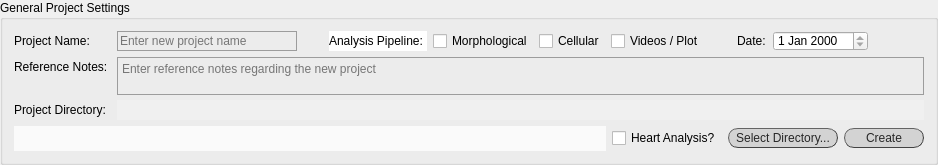
        <widget class="QGroupBox" name="gral_proj_settings">
         <property name="enabled">
          <bool>true</bool>
         </property>
         <property name="sizePolicy">
          <sizepolicy hsizetype="Preferred" vsizetype="Fixed">
           <horstretch>0</horstretch>
           <verstretch>0</verstretch>
          </sizepolicy>
         </property>
         <property name="minimumSize">
          <size>
           <width>0</width>
           <height>165</height>
          </size>
         </property>
         <property name="maximumSize">
          <size>
           <width>16777215</width>
           <height>165</height>
          </size>
         </property>
         <property name="styleSheet">
          <string notr="true">QGroupBox#gral_proj_settings{text-decoration: underline; font: 80 10pt &quot;Calibri Light&quot;;}
</string>
         </property>
         <property name="title">
          <string>General Project Settings</string>
         </property>
         <layout class="QVBoxLayout" name="verticalLayout_12">
          <item>
           <layout class="QVBoxLayout" name="verticalLayout_13">
            <item>
             <layout class="QFormLayout" name="formLayout">
              <item row="0" column="0">
               <widget class="QLabel" name="lab_proj_name">
                <property name="minimumSize">
                 <size>
                  <width>0</width>
                  <height>20</height>
                 </size>
                </property>
                <property name="maximumSize">
                 <size>
                  <width>16777215</width>
                  <height>20</height>
                 </size>
                </property>
                <property name="styleSheet">
                 <string notr="true">font: 25 10pt &quot;Calibri Light&quot;;</string>
                </property>
                <property name="text">
                 <string>Project Name: </string>
                </property>
               </widget>
              </item>
              <item row="0" column="1">
               <layout class="QHBoxLayout" name="horizontalLayout_5">
                <item>
                 <widget class="QLineEdit" name="lineEdit_proj_name">
                  <property name="minimumSize">
                   <size>
                    <width>180</width>
                    <height>20</height>
                   </size>
                  </property>
                  <property name="maximumSize">
                   <size>
                    <width>16777215</width>
                    <height>20</height>
                   </size>
                  </property>
                  <property name="focusPolicy">
                   <enum>Qt::StrongFocus</enum>
                  </property>
                  <property name="layoutDirection">
                   <enum>Qt::RightToLeft</enum>
                  </property>
                  <property name="styleSheet">
                   <string notr="true">QLineEdit {background-color: rgba(0,0,0,0);
border: 1px solid rgb(156, 156, 156);
font: 25 10pt &quot;Calibri Light&quot;;
font-family: &quot;Calibri Light&quot;;
}
QLineEdit:focus { border: 1px solid #eb6fbd;}
					</string>
                  </property>
                  <property name="maxLength">
                   <number>30</number>
                  </property>
                  <property name="frame">
                   <bool>true</bool>
                  </property>
                  <property name="placeholderText">
                   <string>Enter new project name</string>
                  </property>
                 </widget>
                </item>
                <item>
                 <widget class="QLabel" name="blank_5">
                  <property name="minimumSize">
                   <size>
                    <width>20</width>
                    <height>20</height>
                   </size>
                  </property>
                  <property name="maximumSize">
                   <size>
                    <width>20</width>
                    <height>20</height>
                   </size>
                  </property>
                  <property name="frameShape">
                   <enum>QFrame::NoFrame</enum>
                  </property>
                  <property name="text">
                   <string>&lt;html&gt;&lt;head/&gt;&lt;body&gt;&lt;p&gt;&lt;br/&gt;&lt;/p&gt;&lt;/body&gt;&lt;/html&gt;</string>
                  </property>
                  <property name="alignment">
                   <set>Qt::AlignCenter</set>
                  </property>
                 </widget>
                </item>
                <item>
                 <widget class="QLabel" name="lab_analysis_pipeline">
                  <property name="minimumSize">
                   <size>
                    <width>0</width>
                    <height>20</height>
                   </size>
                  </property>
                  <property name="maximumSize">
                   <size>
                    <width>16777215</width>
                    <height>20</height>
                   </size>
                  </property>
                  <property name="styleSheet">
                   <string notr="true">font: bold 10pt &quot;Calibri&quot;;
background-color: rgb(255, 255, 255);</string>
                  </property>
                  <property name="text">
                   <string>Analysis Pipeline: </string>
                  </property>
                 </widget>
                </item>
                <item>
                 <widget class="QCheckBox" name="checkBox_mH">
                  <property name="minimumSize">
                   <size>
                    <width>0</width>
                    <height>20</height>
                   </size>
                  </property>
                  <property name="maximumSize">
                   <size>
                    <width>16777215</width>
                    <height>20</height>
                   </size>
                  </property>
                  <property name="layoutDirection">
                   <enum>Qt::LeftToRight</enum>
                  </property>
                  <property name="styleSheet">
                   <string notr="true">font: 25 10pt &quot;Calibri Light&quot;;</string>
                  </property>
                  <property name="text">
                   <string>Morphological</string>
                  </property>
                  <property name="checked">
                   <bool>false</bool>
                  </property>
                 </widget>
                </item>
                <item>
                 <widget class="QCheckBox" name="checkBox_mC">
                  <property name="minimumSize">
                   <size>
                    <width>0</width>
                    <height>20</height>
                   </size>
                  </property>
                  <property name="maximumSize">
                   <size>
                    <width>16777215</width>
                    <height>20</height>
                   </size>
                  </property>
                  <property name="layoutDirection">
                   <enum>Qt::LeftToRight</enum>
                  </property>
                  <property name="styleSheet">
                   <string notr="true">font: 25 10pt &quot;Calibri Light&quot;;</string>
                  </property>
                  <property name="text">
                   <string>Cellular</string>
                  </property>
                 </widget>
                </item>
                <item>
                 <widget class="QCheckBox" name="checkBox_mP">
                  <property name="minimumSize">
                   <size>
                    <width>0</width>
                    <height>20</height>
                   </size>
                  </property>
                  <property name="maximumSize">
                   <size>
                    <width>16777215</width>
                    <height>20</height>
                   </size>
                  </property>
                  <property name="layoutDirection">
                   <enum>Qt::LeftToRight</enum>
                  </property>
                  <property name="styleSheet">
                   <string notr="true">font: 25 10pt &quot;Calibri Light&quot;;</string>
                  </property>
                  <property name="text">
                   <string>Videos / Plot</string>
                  </property>
                 </widget>
                </item>
                <item>
                 <widget class="QLabel" name="blank_8">
                  <property name="minimumSize">
                   <size>
                    <width>20</width>
                    <height>20</height>
                   </size>
                  </property>
                  <property name="maximumSize">
                   <size>
                    <width>20</width>
                    <height>20</height>
                   </size>
                  </property>
                  <property name="frameShape">
                   <enum>QFrame::NoFrame</enum>
                  </property>
                  <property name="text">
                   <string>&lt;html&gt;&lt;head/&gt;&lt;body&gt;&lt;p&gt;&lt;br/&gt;&lt;/p&gt;&lt;/body&gt;&lt;/html&gt;</string>
                  </property>
                  <property name="alignment">
                   <set>Qt::AlignCenter</set>
                  </property>
                 </widget>
                </item>
                <item>
                 <widget class="QLabel" name="lab_proj_name_2">
                  <property name="minimumSize">
                   <size>
                    <width>30</width>
                    <height>20</height>
                   </size>
                  </property>
                  <property name="maximumSize">
                   <size>
                    <width>16777215</width>
                    <height>20</height>
                   </size>
                  </property>
                  <property name="styleSheet">
                   <string notr="true">font: 25 10pt &quot;Calibri Light&quot;;</string>
                  </property>
                  <property name="text">
                   <string>Date:</string>
                  </property>
                 </widget>
                </item>
                <item>
                 <widget class="QDateEdit" name="dateEdit">
                  <property name="minimumSize">
                   <size>
                    <width>90</width>
                    <height>20</height>
                   </size>
                  </property>
                  <property name="maximumSize">
                   <size>
                    <width>16777215</width>
                    <height>20</height>
                   </size>
                  </property>
                  <property name="styleSheet">
                   <string notr="true">font: 25 10pt &quot;Calibri Light&quot;;</string>
                  </property>
                  <property name="readOnly">
                   <bool>true</bool>
                  </property>
                 </widget>
                </item>
                <item>
                 <widget class="QLabel" name="blank_11">
                  <property name="minimumSize">
                   <size>
                    <width>50</width>
                    <height>20</height>
                   </size>
                  </property>
                  <property name="maximumSize">
                   <size>
                    <width>50</width>
                    <height>20</height>
                   </size>
                  </property>
                  <property name="frameShape">
                   <enum>QFrame::NoFrame</enum>
                  </property>
                  <property name="text">
                   <string>&lt;html&gt;&lt;head/&gt;&lt;body&gt;&lt;p&gt;&lt;br/&gt;&lt;/p&gt;&lt;/body&gt;&lt;/html&gt;</string>
                  </property>
                  <property name="alignment">
                   <set>Qt::AlignCenter</set>
                  </property>
                 </widget>
                </item>
               </layout>
              </item>
              <item row="1" column="0">
               <widget class="QLabel" name="lab_ref_notes">
                <property name="minimumSize">
                 <size>
                  <width>0</width>
                  <height>20</height>
                 </size>
                </property>
                <property name="maximumSize">
                 <size>
                  <width>16777215</width>
                  <height>20</height>
                 </size>
                </property>
                <property name="styleSheet">
                 <string notr="true">font: 25 10pt &quot;Calibri Light&quot;;</string>
                </property>
                <property name="text">
                 <string>Reference Notes: </string>
                </property>
               </widget>
              </item>
              <item row="1" column="1">
               <widget class="QTextEdit" name="textEdit_ref_notes">
                <property name="sizePolicy">
                 <sizepolicy hsizetype="Preferred" vsizetype="Expanding">
                  <horstretch>0</horstretch>
                  <verstretch>0</verstretch>
                 </sizepolicy>
                </property>
                <property name="minimumSize">
                 <size>
                  <width>0</width>
                  <height>38</height>
                 </size>
                </property>
                <property name="maximumSize">
                 <size>
                  <width>16777215</width>
                  <height>38</height>
                 </size>
                </property>
                <property name="styleSheet">
                 <string notr="true">QTextEdit {background-color: rgba(0,0,0,0);
border: 1px solid rgb(156, 156, 156);
font: 25 10pt &quot;Calibri Light&quot;;
font-family: &quot;Calibri Light&quot;;
}
QTextEdit:focus { border: 1px solid #eb6fbd;}
					</string>
                </property>
                <property name="documentTitle">
                 <string/>
                </property>
                <property name="placeholderText">
                 <string>Enter reference notes regarding the new project</string>
                </property>
               </widget>
              </item>
              <item row="2" column="0">
               <widget class="QLabel" name="lab_proj_dir">
                <property name="minimumSize">
                 <size>
                  <width>0</width>
                  <height>20</height>
                 </size>
                </property>
                <property name="maximumSize">
                 <size>
                  <width>16777215</width>
                  <height>20</height>
                 </size>
                </property>
                <property name="styleSheet">
                 <string notr="true">font: 25 10pt &quot;Calibri Light&quot;;</string>
                </property>
                <property name="text">
                 <string>Project Directory: </string>
                </property>
               </widget>
              </item>
              <item row="2" column="1">
               <layout class="QHBoxLayout" name="horizontalLayout_6">
                <item>
                 <widget class="QTextEdit" name="lab_filled_proj_dir">
                  <property name="sizePolicy">
                   <sizepolicy hsizetype="Preferred" vsizetype="Expanding">
                    <horstretch>0</horstretch>
                    <verstretch>0</verstretch>
                   </sizepolicy>
                  </property>
                  <property name="minimumSize">
                   <size>
                    <width>0</width>
                    <height>20</height>
                   </size>
                  </property>
                  <property name="maximumSize">
                   <size>
                    <width>16777215</width>
                    <height>20</height>
                   </size>
                  </property>
                  <property name="focusPolicy">
                   <enum>Qt::StrongFocus</enum>
                  </property>
                  <property name="styleSheet">
                   <string notr="true">font: 25 9pt &quot;Calibri Light&quot;;
background-color: rgb(240, 240, 240);
color: rgb(100, 100, 100);</string>
                  </property>
                  <property name="frameShape">
                   <enum>QFrame::NoFrame</enum>
                  </property>
                  <property name="frameShadow">
                   <enum>QFrame::Sunken</enum>
                  </property>
                  <property name="verticalScrollBarPolicy">
                   <enum>Qt::ScrollBarAlwaysOff</enum>
                  </property>
                  <property name="horizontalScrollBarPolicy">
                   <enum>Qt::ScrollBarAlwaysOff</enum>
                  </property>
                  <property name="readOnly">
                   <bool>true</bool>
                  </property>
                  <property name="html">
                   <string>&lt;!DOCTYPE HTML PUBLIC &quot;-//W3C//DTD HTML 4.0//EN&quot; &quot;http://www.w3.org/TR/REC-html40/strict.dtd&quot;&gt;
&lt;html&gt;&lt;head&gt;&lt;meta name=&quot;qrichtext&quot; content=&quot;1&quot; /&gt;&lt;style type=&quot;text/css&quot;&gt;
p, li { white-space: pre-wrap; }
&lt;/style&gt;&lt;/head&gt;&lt;body style=&quot; font-family:'Calibri Light'; font-size:9pt; font-weight:24; font-style:normal;&quot;&gt;
&lt;p align=&quot;center&quot; style=&quot;-qt-paragraph-type:empty; margin-top:0px; margin-bottom:0px; margin-left:0px; margin-right:0px; -qt-block-indent:0; text-indent:0px;&quot;&gt;&lt;br /&gt;&lt;/p&gt;&lt;/body&gt;&lt;/html&gt;</string>
                  </property>
                 </widget>
                </item>
               </layout>
              </item>
             </layout>
            </item>
           </layout>
          </item>
          <item>
           <layout class="QHBoxLayout" name="horizontalLayout_19">
            <item>
             <widget class="QLineEdit" name="tE_validate">
              <property name="sizePolicy">
               <sizepolicy hsizetype="Preferred" vsizetype="Fixed">
                <horstretch>0</horstretch>
                <verstretch>0</verstretch>
               </sizepolicy>
              </property>
              <property name="minimumSize">
               <size>
                <width>0</width>
                <height>25</height>
               </size>
              </property>
              <property name="maximumSize">
               <size>
                <width>16777215</width>
                <height>25</height>
               </size>
              </property>
              <property name="styleSheet">
               <string notr="true">font: 25 9pt &quot;Calibri Light&quot;;
color: rgb(170, 0, 127);
background-color: rgb(250, 250, 250);
</string>
              </property>
              <property name="frame">
               <bool>false</bool>
              </property>
              <property name="alignment">
               <set>Qt::AlignCenter</set>
              </property>
              <property name="readOnly">
               <bool>true</bool>
              </property>
             </widget>
            </item>
            <item>
             <widget class="QCheckBox" name="heart_analysis">
              <property name="sizePolicy">
               <sizepolicy hsizetype="Fixed" vsizetype="Fixed">
                <horstretch>0</horstretch>
                <verstretch>0</verstretch>
               </sizepolicy>
              </property>
              <property name="minimumSize">
               <size>
                <width>110</width>
                <height>20</height>
               </size>
              </property>
              <property name="maximumSize">
               <size>
                <width>110</width>
                <height>20</height>
               </size>
              </property>
              <property name="layoutDirection">
               <enum>Qt::LeftToRight</enum>
              </property>
              <property name="styleSheet">
               <string notr="true">font: 25 10pt &quot;Calibri Light&quot;;</string>
              </property>
              <property name="text">
               <string>Heart Analysis?</string>
              </property>
             </widget>
            </item>
            <item>
             <widget class="QPushButton" name="button_select_proj_dir">
              <property name="minimumSize">
               <size>
                <width>110</width>
                <height>20</height>
               </size>
              </property>
              <property name="maximumSize">
               <size>
                <width>110</width>
                <height>20</height>
               </size>
              </property>
              <property name="mouseTracking">
               <bool>true</bool>
              </property>
              <property name="focusPolicy">
               <enum>Qt::ClickFocus</enum>
              </property>
              <property name="autoFillBackground">
               <bool>false</bool>
              </property>
              <property name="styleSheet">
               <string notr="true">QPushButton{border-radius:10px;
border-width: 1px;
border-style: outset;
border-color: rgb(66, 66, 66);
background-color: rgb(211, 211, 211);
color: rgb(39, 39, 39);
font: 10pt &quot;Calibri Light&quot;;}

QPushButton:hover{
background-color: #eb6fbd;
border-color: #672146
}</string>
              </property>
              <property name="text">
               <string>Select Directory...</string>
              </property>
              <property name="checkable">
               <bool>true</bool>
              </property>
             </widget>
            </item>
            <item>
             <widget class="QPushButton" name="button_create_initial_proj">
              <property name="minimumSize">
               <size>
                <width>80</width>
                <height>20</height>
               </size>
              </property>
              <property name="maximumSize">
               <size>
                <width>80</width>
                <height>20</height>
               </size>
              </property>
              <property name="autoFillBackground">
               <bool>false</bool>
              </property>
              <property name="styleSheet">
               <string notr="true">QPushButton{border-radius:10px;
border-width: 1px;
border-style: outset;
border-color: rgb(66, 66, 66);
background-color: rgb(211, 211, 211);
color: rgb(39, 39, 39);
font: 10pt &quot;Calibri Light&quot;;}

QPushButton:hover{
background-color: #eb6fbd;
border-color: #672146
}</string>
              </property>
              <property name="text">
               <string>Create</string>
              </property>
              <property name="checkable">
               <bool>true</bool>
              </property>
              <property name="autoExclusive">
               <bool>true</bool>
              </property>
              <property name="autoDefault">
               <bool>false</bool>
              </property>
             </widget>
            </item>
           </layout>
          </item>
         </layout>
        </widget>
